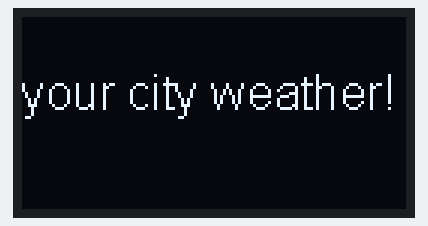
This sketch was run on a simulated ESP32. Parts: 128×64 one-colour display. WiFi joins after 1.5 s; servers stay silent unless stated; uploads are accepted with an empty reply; what the sketch prints to the serial monitor is not drawn.

Above: at 0.1 s.

The sketch:

esp32_test.ino
```cpp
/*
 * 这是一个非常简单的ESP32项目
 * 功能：查询上海的天气情况
 */
#include "WiFi.h"
#include "HTTPClient.h"
#include "ArduinoJson.h"
#include "SSD1306.h"
#include "Wire.h"

const char *ssid = "17D3012";                      //wifi名
const char *password = "515522321";              //wifi密码
const char *host = "https://api.seniverse.com"; //心知天气APIhost
const char *apiKey = "S5Z6TKOCrnZtNe7gr";       //API key 私钥
const char *city = "shanghai";                     //查询的城市

int http_code = 0;
int time_flag = 0;

String req;
String rsp;
String city_name;
String city_weather;
String city_temperature;

//HTTPClint对象
HTTPClient http_client;
//JSON对象
StaticJsonDocument<512> doc;
//oled对象
SSD1306 oled(0x3c, 26, 25);
// 定时器指针
hw_timer_t * timer = NULL;
// timer interruption function
void IRAM_ATTR onTimer(){
  // Increment the counter and set the time of ISR
  if (time_flag <= 4)
  {
    /* code */
    time_flag++;
  } else
  time_flag = 0;

}

void setup()
{
  //OLED
  oled.init();
  oled.setFont(ArialMT_Plain_16);
  oled.drawString(0, 16, "your city weather!");
  oled.display();
  oled.clear();

  //串口
  Serial.begin(115200);
  delay(3000);

  //WiFi
  delay(10);
  Serial.println("connecting WIFI");
  WiFi.begin(ssid, password);
  while (!WiFi.isConnected())
  {
    Serial.print(".");
    delay(500);
  }
  Serial.println("OK");
  Serial.println("Wifi connected");

  //待访问的API https://api.seniverse.com/v3/weather/now.json?key=S5Z6TKOCrnZtNe7gr&location=shanghai&language=en&unit=c
  req = (String)host + "/v3/weather/now.json?key=";
  req += apiKey;
  req += "&location=";
  req += city;
  req += "&language=en&unit=c";
  Serial.println(req);
  if (http_client.begin(req))
  {
    Serial.println("HTTPclient setUp done!");
  }
  // 定时中断
  // Use 1st timer of 4 (counted from zero).
  // Set 80 divider for prescaler (see ESP32 Technical Reference Manual for more
  // info).
  timer = timerBegin(0, 80, true);
  timerAttachInterrupt(timer, &onTimer, true);
  // // Set alarm to call onTimer function every second (value in microseconds).
  // // Repeat the alarm (third parameter)
  timerAlarmWrite(timer, 1000000, true); // 10 second T
  // // Start an alarm
  timerAlarmEnable(timer);
}

void loop()
{
  if (time_flag == 5)
  {
    http_code = http_client.GET();
    if (http_code > 0)
    {
      Serial.printf("HTTP get code: %d\n", http_code);
      if (http_code == HTTP_CODE_OK)
      {
        rsp = http_client.getString();
        // 解析JSON
        DeserializationError error = deserializeJson(doc, rsp);
        if (error) {
          Serial.print(F("deserializeJson() failed: "));
          Serial.println(error.f_str());
          return;
        }
        JsonObject results_0 = doc["results"][0];
        JsonObject results_0_location = results_0["location"];
        const char* results_0_location_name = results_0_location["name"]; // "上海"

        JsonObject results_0_now = results_0["now"];
        const char* results_0_now_text = results_0_now["text"];
        const char* results_0_now_temperature = results_0_now["temperature"];
        // 打印天气
        oled.drawString(0, 0, results_0_location_name);
        oled.drawString(0, 16, results_0_now_text);
        oled.drawString(65, 16, results_0_now_temperature);
        oled.drawString(85, 16, "°C");
        oled.display();

        // Serial.println(results_0_location_name);
        // Serial.println(results_0_now_text);
        // Serial.println(results_0_now_temperature);
      }
      else
      {
        Serial.printf("fail to get cityWeather,code:%d\n", http_code);
      }
    }
  }
}
```
